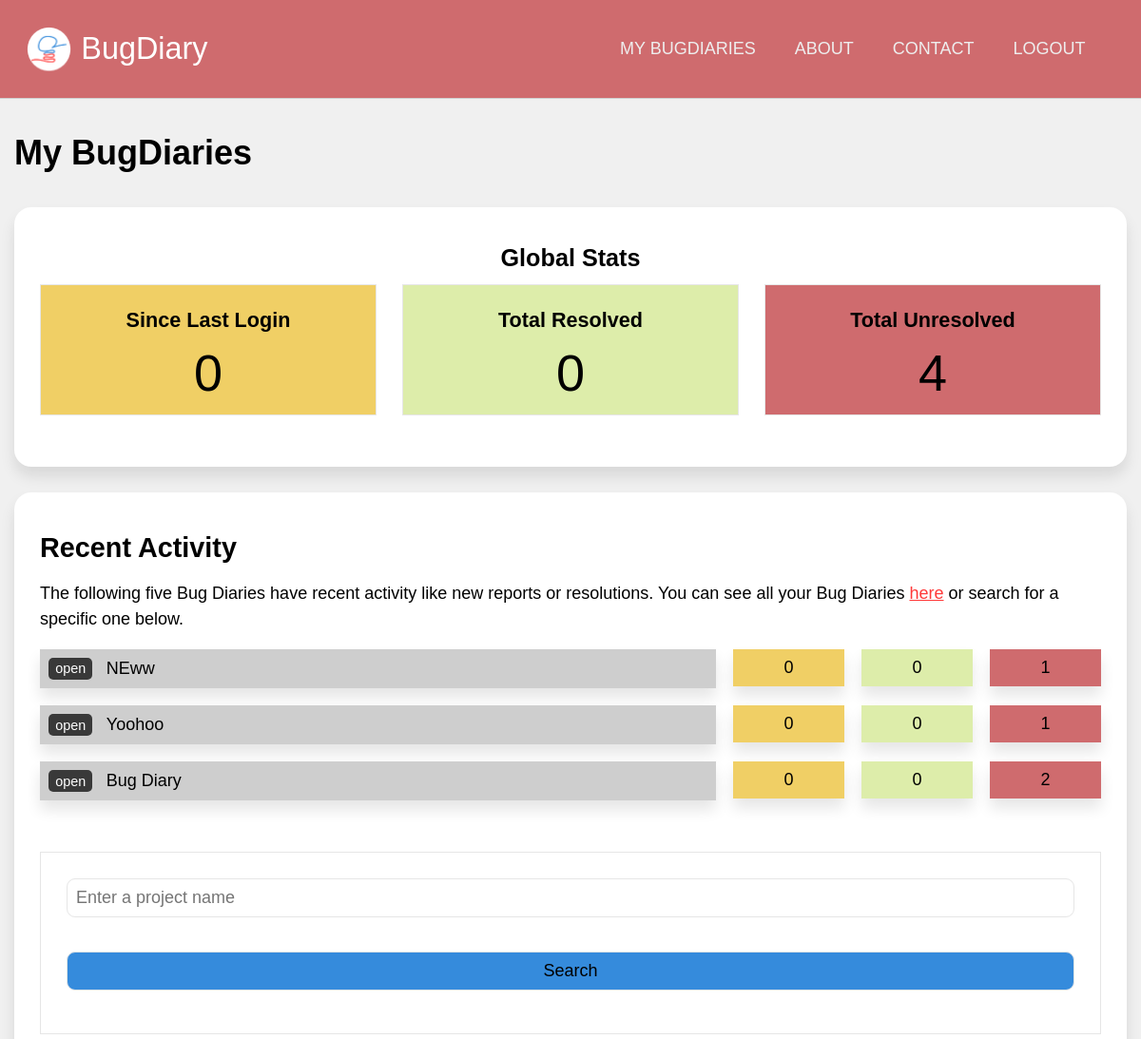
The page /users/dashboard (signed in, upper part) on the database as committed earlier.
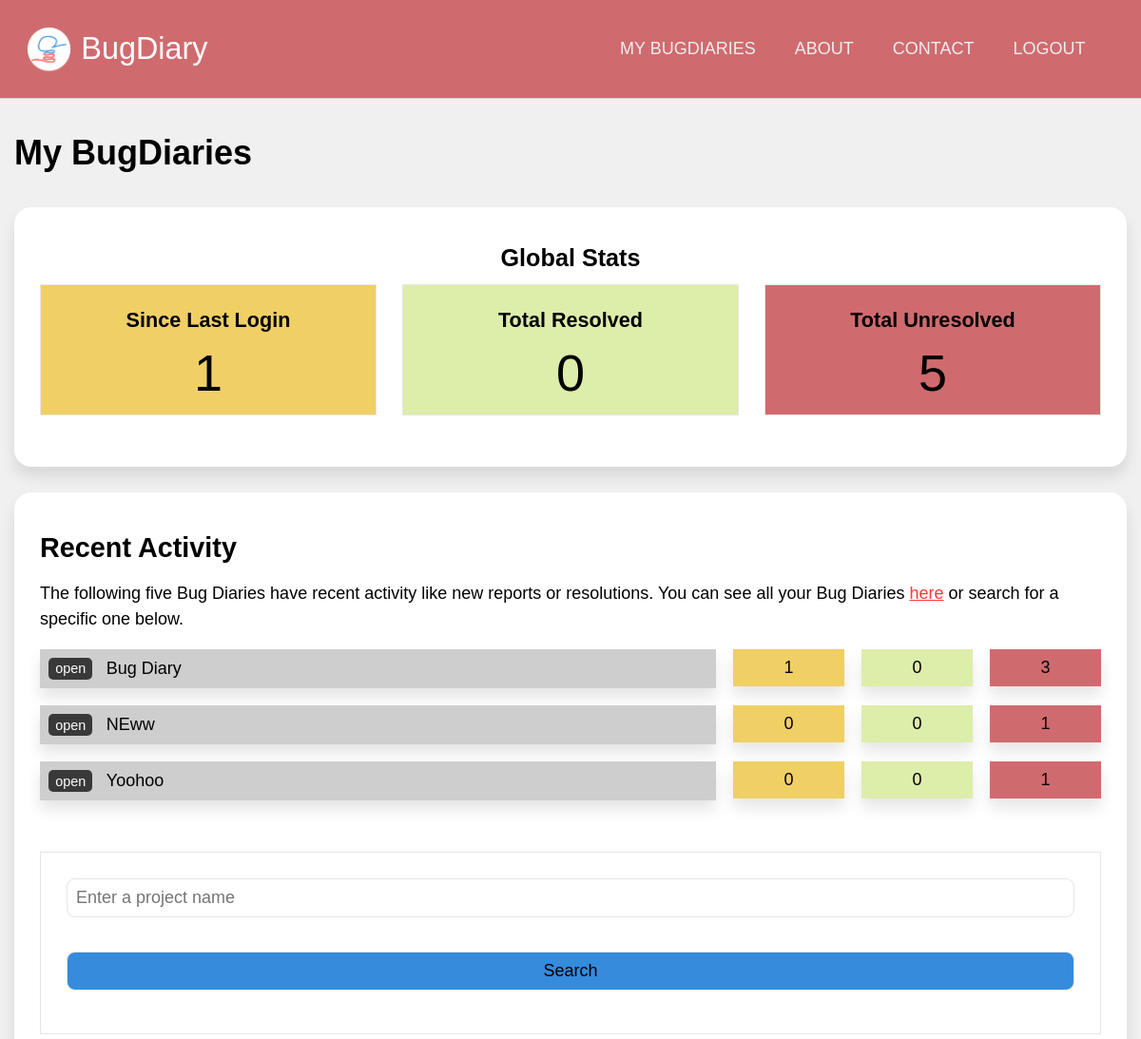
The same page on the database as committed later.
### application/models.py (models this page shows, shortened)
class Projects(db.Model):
    id  = db.Column(db.Integer, primary_key = True, nullable = False)
    url = db.Column(db.String(22), index = True, unique = True, nullable = False)
    name = db.Column(db.String(100), nullable = False)
    description = db.Column(db.Text, nullable = False)
    creation_date = db.Column(db.DateTime, index = True, nullable = False)
    expiry_date = db.Column(db.DateTime, index = True, nullable = False)
    status = db.Column(db.String(10), nullable = False)
    access_code = db.Column(db.String(50), nullable = True)
    last_activity = db.Column(db.DateTime(), default = dt.datetime.now())
    owner = db.Column(db.Integer, db.ForeignKey('users.id')) #linked
    bugs = db.relationship('Bugs', backref = 'containing_project', cascade = "all,delete")
    locations = db.relationship('Project_bug_locations', backref = 'locations_in', cascade = "all,delete")
    types = db.relationship('Project_bug_types', backref = 'types_in', cascade = "all,delete")
    settings = db.relationship('Project_settings', backref = 'settings_for', cascade = "all,delete", uselist = False)
    blog_posts = db.relationship('Blog_posts', backref= 'post_target', cascade = "all,delete")

### application/users/views.py (the view)
@users.route('/dashboard')
@login_required
def dashboard():
    since_last_login = Bugs.query.filter(Bugs.containing_project.has(Projects.id.in_([ proj.id for proj in current_user.owned_projects]))).filter_by(status = "PENDING").filter(Bugs.report_date > current_user.last_login).count()
    resolved = Bugs.query.filter(Bugs.containing_project.has(Projects.id.in_([ proj.id for proj in current_user.owned_projects]))).filter_by(status = "RESOLVED").count()
    unresolved = Bugs.query.filter(Bugs.containing_project.has(Projects.id.in_([ proj.id for proj in current_user.owned_projects]))).filter_by(status = "PENDING").count()
    project_list = current_user.collab_projects
    project_summaries = []
    for project in project_list:
        project_summaries.append({'name': project.name, 'description': project.description, 'url': project.url, 'last_activity': project.last_activity,
        'since_last_login': Bugs.query.filter_by(project = project.id).filter_by(status = "PENDING").filter(Bugs.report_date > current_user.last_login).count(),
        'resolved': Bugs.query.filter_by(project = project.id).filter_by(status = "RESOLVED").count(),
        'unresolved': Bugs.query.filter_by(project = project.id).filter_by(status = "PENDING").count()})
    def get_dates(p):
        return p['last_activity']
    project_summaries.sort(key=get_dates, reverse=True)
    return render_template('user_dash.html', user = current_user, since_last_login = since_last_login, resolved = resolved, unresolved = unresolved, project_summaries = project_summaries[:5])

### application/models.py (called while the page is built)
@login_manager.user_loader
def load_user(user_id):
    return Users.query.get(user_id)

### application/users/templates/users/user_dash.html (shortened to what this page needs)
{% extends 'confined.html' %}
{% import 'macros.html' as macros %}
{% block main %}
<h1>My BugDiaries</h1>
<div class="main-aside">
    <main>
        <div class="bg-white rounded shadowed block text-centered">
            <h3>Global Stats</h3>
            <div class="block-comparison-3">
                <div class="comp1 text-centered lined bg-yellow">
                    <h4>Since Last Login</h4>
                    <span class="bignum">{{ since_last_login }}</span>
                </div>
                <div class="comp2 text-centered lined bg-green">
                    <h4>Total Resolved</h4>
                    <span class="bignum">{{ resolved }}</span>
                </div>
                <div class="comp3 text-centered lined bg-red">
                    <h4>Total Unresolved</h4>
                    <span class="bignum">{{ unresolved }}</span>
                </div>
            </div>
        </div>
        <div class="bg-white rounded shadowed block">
            <h2>Recent Activity</h2>
            <p>
                The following five Bug Diaries have recent activity like new reports or resolutions. You can see all your Bug Diaries <a href="">here</a> or search for a specific one below.
            </p>
            {% for project in project_summaries %}
            <div class="project-summary">
                <div class="name shadowed">
                    <a href="{{ url_for('projects.dashboard', project_url = project['url']) }}">open</a><span onclick="toggleElement('sum-{{loop.index}}')">{{ project['name'] }}</span>
                </div>
                <div class="stats text-centered shadowed bg-yellow">
                    {{ project['since_last_login'] }}
                </div>
                <div class="stats text-centered shadowed bg-green">
                    {{ project['resolved'] }}
                </div>
                <div class="stats text-centered shadowed bg-red">
                    {{ project['unresolved'] }}
                </div>
            </div>
            {% endfor %}
            <div class="spacer-small"></div>
            {{ macros.search(current_user.collab_projects) }}
        </div>
    </main>
</div>
{% endblock %}

Rows that differ between the two databases and show on the page:
changed Projects "Bug Diary": since_last_login "0" → "1"; unresolved "2" → "3"; moves up the list
Other text that changed with them:
{{ since_last_login }}: "0" → "1"
{{ unresolved }}: "4" → "5"
